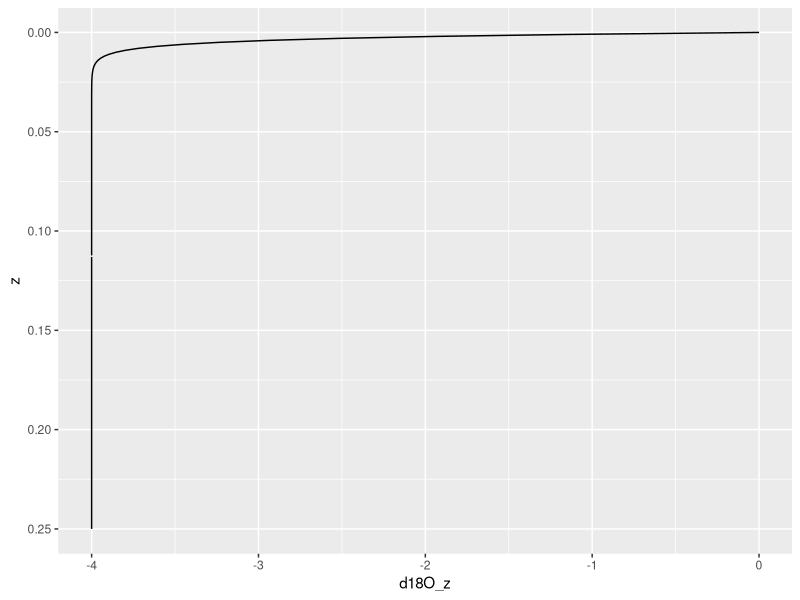
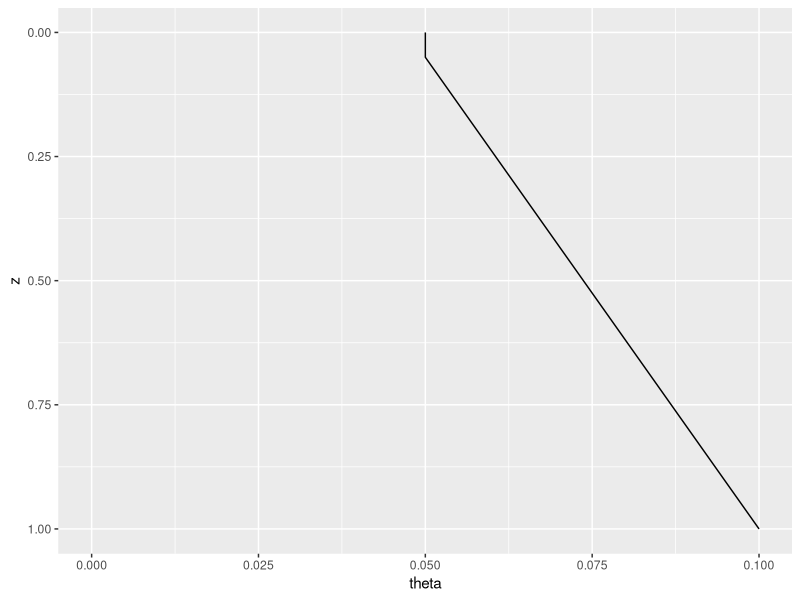

Recreate these plots in R, in order.
## ---- chunk 1
library(tidyverse)
## ---- chunk 2
saturated_soil <- tibble(
  # set up 
  z = seq(0,1, by = .001), #m
  
  #Oxygen isotope boundary conditions
  d18O_res = -4, #permil
  d18O_surface = 0, #permil
  
  #Soil boundary conditions
  E = 10E-8, #m/sec
  p = 0.3, # porosity, unitless
  tau = 0.67, #toruosity, unitless
  theta = 0.3, #volumetric water content unitless
  D = 1.5E-9, #m^2 / sec from Barnes and Allison, 1988
  f = tau*theta,
  
  
  #calculated terms
  D_star = f*D,  #m^2 / sec
  z_l = D_star/E, #m
  d18O_z = d18O_res + (d18O_surface - d18O_res)*exp(-z/z_l) #permil
)

saturated_soil %>% ggplot()+aes(x = d18O_z, y = z) + geom_line()  + scale_y_reverse(limits = c(0.25, 0)) + scale_x_continuous(limits = c(-4,0))
## ---- chunk 3
upper_section <- tibble (
  z = seq (0,0.05, by = 0.001),
  theta = 0.05
)


lower_section <-  tibble(
  z = seq (.051, 1, by=0.001),
  theta = (z+0.9)/19
)

water_C <- bind_rows(upper_section, lower_section)

water_C %>% ggplot () + aes(x = theta, y = z) %>% geom_line()+scale_y_reverse()+scale_x_continuous(limits = c(0,.1))
## ---- chunk 4
upper_portion <-  tibble(
  #the basics: 
  z = seq(0,.1, by = .001), #m
  temp = 20, #°C
  temp.K = temp + 273.15,
  
  #fractionation factors:
  R = 8.314, #J/mol-K
  alpha_eq = 0.9822*exp(15.788/(R*temp)), #Zhavoronkov et al., 1955 
  epsilon = (alpha_eq - 1)*1000, #permil 
  alpha_kin = 1.0025, 
  epsilon_kin = 25, #permil
  
  #isotope boundary conditions: 
  d18O_res = -4, #permil
  d180_surface = 0, #permil
  d18O_a = -14, #permil
  
  # evaporation rates: 
  E = 0.05, #mm/day
  E.m_sec = E/(1000*24*60*60), #m/sec
  
  #relative humidity: 
  h_a = 0.25, 
  
  # water concentration: 
  theta_bar = 0.065,
  theta_0 = 0.05,
  
  #diffusion
  p = 0.35, #unitless
  tau = 0.67, #unitless
  D_l = .01, #m^2 / sec
  D_star = p*tau*D_l,  #m^2 / sec
  
  N_sat = 0.017, #kg/m^2
  
  
  eta = (1-h_a)/epsilon_kin,
  
  a = 0.05, #m
  diffusion_term  = eta*(1+d18O_res) + (d18O_res - d18O_a),
  humidity_term = (z/ (z+.025*0.05)),
  d18O =  (d18O_a + epsilon + (diffusion_term*humidity_term))/alpha_eq
)


## ---- chunk 5
N_sat = exp(20.386-5132/293.15) # mmHG
n_sat_kgm2 = N_sat*13.595
## ---- chunk 6

